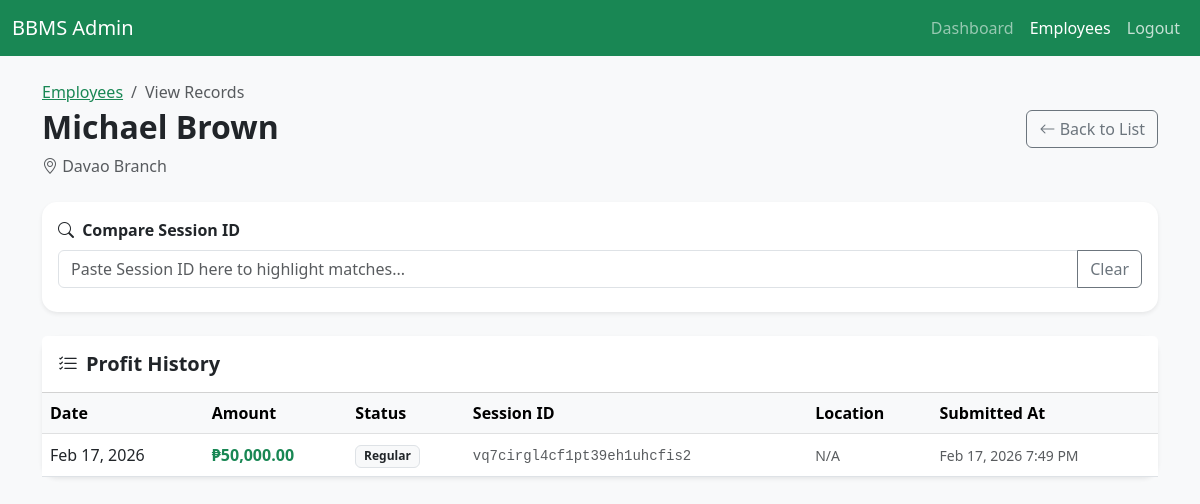
Before: /view_employee_records.php?id=3 (signed in) with the older database file.
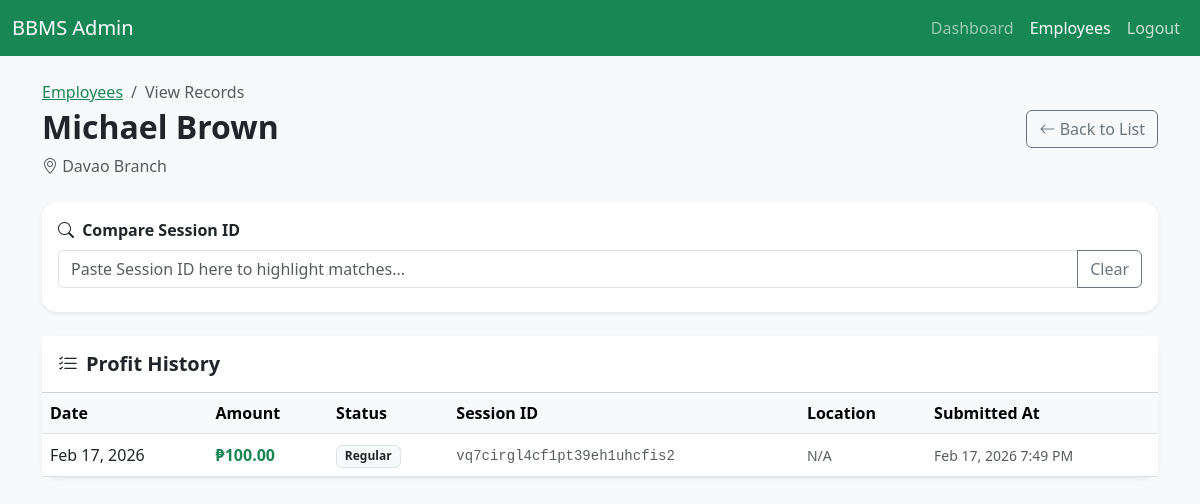
After: the same page with the newer database file.
### tables this page shows
CREATE TABLE `profits` (
  `id` int(11) NOT NULL,
  `employee_id` int(11) DEFAULT NULL,
  `profit_date` date DEFAULT curdate(),
  `amount` decimal(10,2) NOT NULL,
  `is_training` tinyint(1) DEFAULT 0,
  `submitted_at` timestamp NOT NULL DEFAULT current_timestamp(),
  `status` varchar(50) DEFAULT 'Normal',
  `other_status_text` varchar(255) DEFAULT NULL,
  `session_id` varchar(255) DEFAULT NULL,
  `latitude` decimal(10,7) DEFAULT NULL,
  `longitude` decimal(10,7) DEFAULT NULL
);

### view_employee_records.php (the view, shortened to what the changed rows need)
<?php
require_once 'db.php';
$employee_id = $_GET['id'] ?? null;
$stmt = $pdo->prepare("SELECT * FROM employees WHERE id = ?");
$stmt->execute([$employee_id]);
$employee = $stmt->fetch();
$stmt = $pdo->prepare("
    SELECT * FROM profits
    WHERE employee_id = ?
    ORDER BY profit_date DESC, submitted_at DESC
");
$stmt->execute([$employee_id]);
$records = $stmt->fetchAll();
?>
<!DOCTYPE html>
<html lang="en">
<head>
    <link href="https://cdn.jsdelivr.net/npm/bootstrap@5.3.0/dist/css/bootstrap.min.css" rel="stylesheet">
    <link rel="stylesheet" href="https://cdn.jsdelivr.net/npm/bootstrap-icons@1.11.1/font/bootstrap-icons.css">
</head>
<body>
<div class="container mt-4">
    <div class="d-flex justify-content-between align-items-center mb-4">
        <div>
            <h2 class="fw-bold"><?php echo htmlspecialchars($employee['name']); ?></h2>
        </div>
    </div>
    <div class="card shadow-sm">
        <div class="table-responsive">
            <table class="table table-hover align-middle mb-0">
                <thead class="table-light">
                    <tr>
                        <th>Date</th>
                        <th>Amount</th>
                        <th>Status</th>
                        <th>Session ID</th>
                        <th>Location</th>
                        <th>Submitted At</th>
                    </tr>
                </thead>
                <tbody>
                    <?php if (count($records) > 0): ?>
                        <?php foreach ($records as $row): ?>
                        <tr>
                            <td><?php echo date('M d, Y', strtotime($row['profit_date'])); ?></td>
                            <td class="fw-bold text-success">₱<?php echo number_format($row['amount'], 2); ?></td>
                            <td>
                                <span class="badge bg-light text-dark border">
                                    <?php
                                        echo htmlspecialchars($row['status']);
                                    ?>
                                </span>
                            </td>
                            <td>
                                <small class="text-muted font-monospace session-id-cell"><?php echo htmlspecialchars($row['session_id'] ?? 'N/A'); ?></small>
                            </td>
                            <td>
                                <?php
                                    $lat = $row['latitude'] ?? null;
                                    $lng = $row['longitude'] ?? null;
                                    $hasLoc = ($lat !== null && $lat !== '' && $lng !== null && $lng !== '');
                                    $label = $hasLoc ? (intval(round((float)$lat)) . ',' . intval(round((float)$lng))) : 'N/A';
                                ?>
                                <?php if ($hasLoc): ?>
                                    <button
                                        type="button"
                                        class="btn btn-sm btn-outline-success location-btn"
                                        data-lat="<?php echo htmlspecialchars((string)$lat); ?>"
                                        data-lng="<?php echo htmlspecialchars((string)$lng); ?>"
                                        data-bs-toggle="modal"
                                        data-bs-target="#locationModal"
                                    >
                                        <?php echo htmlspecialchars($label); ?>
                                    </button>
                                <?php else: ?>
                                    <small class="text-muted">N/A</small>
                                <?php endif; ?>
                            </td>
                            <td>
                                <small class="text-muted">
                                    <?php echo $row['submitted_at'] ? date('M d, Y g:i A', strtotime($row['submitted_at'])) : 'N/A'; ?>
                                </small>
                            </td>
                        </tr>
                        <?php endforeach; ?>
                    <?php else: ?>
                        <tr>
                            <td colspan="6" class="text-center py-4 text-muted">No records found for this employee.</td>
                        </tr>
                    <?php endif; ?>
                </tbody>
            </table>
        </div>
    </div>
</div>
</body>
</html>

Changed rows visible on the page:
changed profits "vq7cirgl4cf1pt39eh1uhcfis2": amount "50,000.00" → "100.00"
